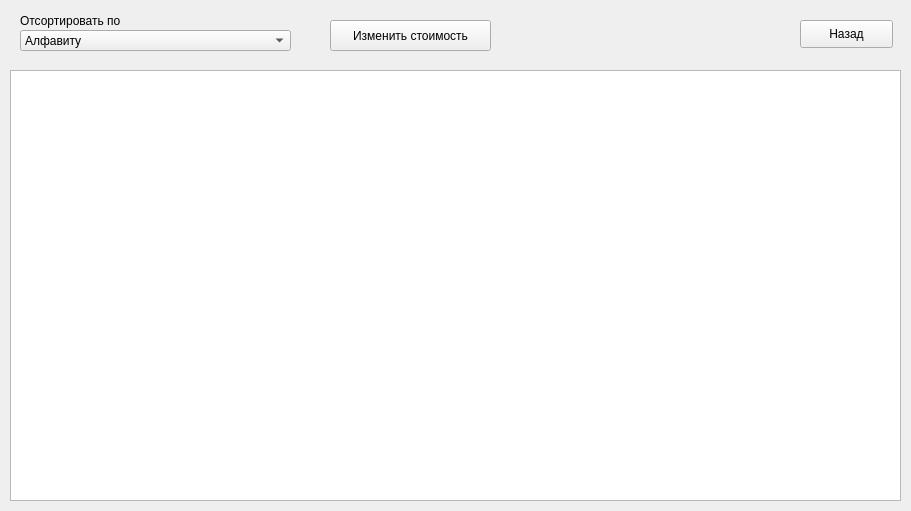
    <widget class="QWidget" name="ManagerList">
     <property name="minimumSize">
      <size>
       <width>911</width>
       <height>511</height>
      </size>
     </property>
     <widget class="QTableWidget" name="ML_Table">
      <property name="geometry">
       <rect>
        <x>10</x>
        <y>70</y>
        <width>891</width>
        <height>431</height>
       </rect>
      </property>
     </widget>
     <widget class="QComboBox" name="ML_Sort">
      <property name="geometry">
       <rect>
        <x>20</x>
        <y>30</y>
        <width>271</width>
        <height>21</height>
       </rect>
      </property>
      <item>
       <property name="text">
        <string>Алфавиту</string>
       </property>
      </item>
      <item>
       <property name="text">
        <string>Алфавиту в обратном порядке</string>
       </property>
      </item>
      <item>
       <property name="text">
        <string>Количеству (по возрастанию)</string>
       </property>
      </item>
      <item>
       <property name="text">
        <string>Количеству (по убыванию)</string>
       </property>
      </item>
     </widget>
     <widget class="QPushButton" name="ML_ChangePrice">
      <property name="geometry">
       <rect>
        <x>330</x>
        <y>20</y>
        <width>161</width>
        <height>31</height>
       </rect>
      </property>
      <property name="text">
       <string>Изменить стоимость</string>
      </property>
     </widget>
     <widget class="QLabel" name="label_67">
      <property name="geometry">
       <rect>
        <x>20</x>
        <y>10</y>
        <width>131</width>
        <height>21</height>
       </rect>
      </property>
      <property name="text">
       <string>Отсортировать по</string>
      </property>
     </widget>
     <widget class="QPushButton" name="ML_Back">
      <property name="geometry">
       <rect>
        <x>800</x>
        <y>20</y>
        <width>93</width>
        <height>28</height>
       </rect>
      </property>
      <property name="text">
       <string>Назад</string>
      </property>
     </widget>
    </widget>
